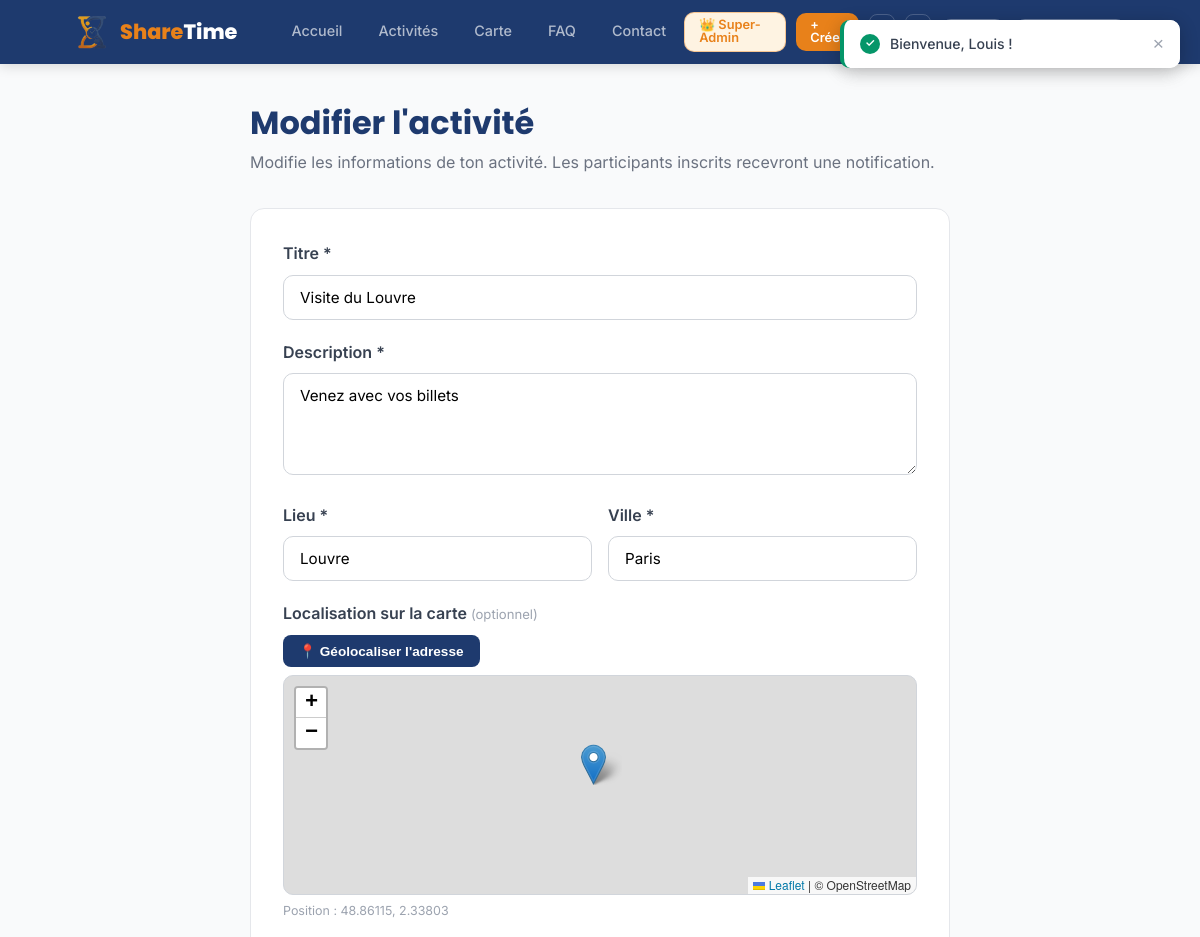
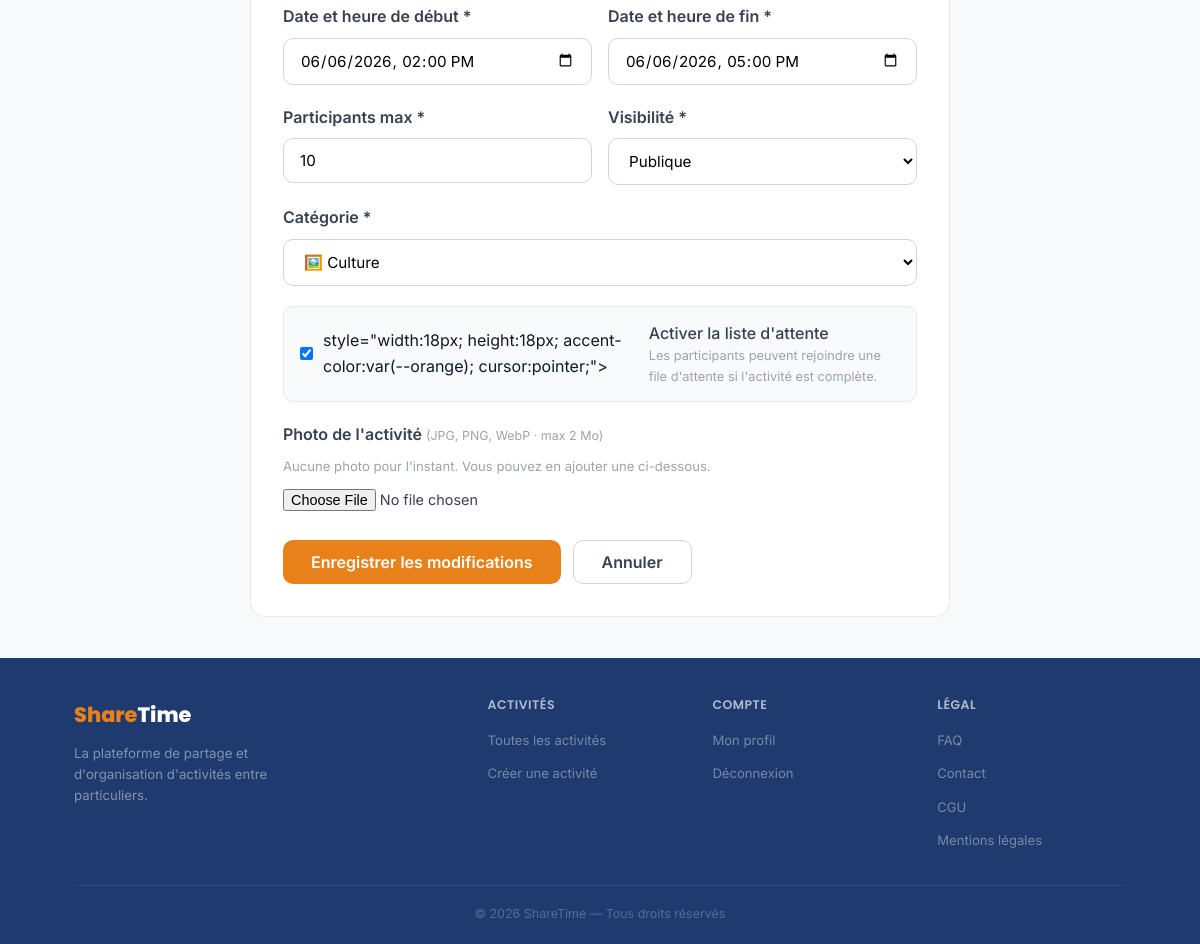
The app's page /public/?page=modifier_activite&id=4 (signed in) with its own data (2 pictures, top to bottom).
### tables this page shows
CREATE TABLE `activities` (
  `idactivities` int(11) NOT NULL,
  `creator_id` int(11) NOT NULL,
  `title` varchar(150) NOT NULL,
  `description` text NOT NULL,
  `photo` varchar(255) DEFAULT NULL,
  `location` varchar(255) DEFAULT NULL,
  `city` varchar(100) DEFAULT NULL,
  `start_time` datetime NOT NULL,
  `end_time` datetime NOT NULL,
  `max_participants` int(11) NOT NULL,
  `visibility` enum('publique','privee') DEFAULT 'publique',
  `category` varchar(20) NOT NULL DEFAULT 'autre',
  `status` enum('active','annulee','terminee','en_cours') DEFAULT 'active',
  `liste_attente_active` tinyint(1) DEFAULT 0,
  `rappel_actif` tinyint(1) DEFAULT 0,
  `conditions` text DEFAULT NULL,
  `created_at` datetime DEFAULT current_timestamp(),
  `latitude` decimal(10,7) DEFAULT NULL,
  `longitude` decimal(10,7) DEFAULT NULL
);

### app/models/Activity.php (called while the page is built, shortened)
<?php
class Activity {
    private $pdo;
    public function __construct($pdo) {
        $this->pdo = $pdo;
    }
    public function getById($id) {
        $stmt = $this->pdo->prepare("
            SELECT a.*, u.prenom, u.nom, u.pseudo, u.note_moyenne AS creator_note,
                   COALESCE(r_stats.nb_inscrits, 0) AS nb_inscrits,
                   COALESCE(r_stats.nb_attente, 0)  AS nb_attente
            FROM activities a
            JOIN users u ON u.idusers = a.creator_id
            LEFT JOIN (
                SELECT activity_id,
                       SUM(status = 'inscrit')    AS nb_inscrits,  -- SUM de booléens = COUNT conditionnel
                       SUM(status = 'en_attente') AS nb_attente
                FROM registrations
                WHERE activity_id = :id2   -- filtre dans la table dérivée pour ne lire qu'une activité
                GROUP BY activity_id
            ) r_stats ON r_stats.activity_id = a.idactivities
            WHERE a.idactivities = :id
        ");
        $stmt->execute(['id' => (int)$id, 'id2' => (int)$id]);
        return $stmt->fetch();
    }
}

### public/pages/modifier_activite.php (the view, shortened to what this page needs)
<main class="container" style="padding:40px 0; max-width:700px; margin:auto;">
    <h1 style="margin-bottom:8px; color:var(--navy);">Modifier l'activité</h1>
    <p style="color:var(--gray-500); margin-bottom:32px;">
        Modifie les informations de ton activité. Les participants inscrits recevront une notification.
    </p>
    <div style="background:white; border:1.5px solid var(--gray-200); border-radius:var(--radius-lg); padding:32px;">
        <form method="POST" action="/sharetime/public/?page=modifier_activite" enctype="multipart/form-data" style="display:flex; flex-direction:column; gap:20px;">
            <div>
                <label style="display:block; font-weight:600; color:var(--gray-700); margin-bottom:8px;">Titre *</label>
                <input type="text" name="title" required placeholder="Ex : Randonnée en forêt"
                       value="<?= htmlspecialchars($_POST['title'] ?? $activity['title']) ?>"
                       style="width:100%; padding:12px 16px; border:1.5px solid var(--gray-300); border-radius:10px; font-size:0.95rem; font-family:inherit; box-sizing:border-box;">
            </div>
            <div>
                <label style="display:block; font-weight:600; color:var(--gray-700); margin-bottom:8px;">Description *</label>
                <textarea name="description" required rows="4" placeholder="Décris ton activité, le programme, ce qu'il faut prévoir..."
                          style="width:100%; padding:12px 16px; border:1.5px solid var(--gray-300); border-radius:10px; font-size:0.95rem; font-family:inherit; resize:vertical; box-sizing:border-box;"><?= htmlspecialchars($_POST['description'] ?? $activity['description']) ?></textarea>
            </div>
            <div style="display:grid; grid-template-columns:1fr 1fr; gap:16px;">
                <div>
                    <label style="display:block; font-weight:600; color:var(--gray-700); margin-bottom:8px;">Lieu *</label>
                    <input type="text" name="location" required
                           value="<?= htmlspecialchars($_POST['location'] ?? $activity['location']) ?>"
                           style="width:100%; padding:12px 16px; border:1.5px solid var(--gray-300); border-radius:10px; font-size:0.95rem; font-family:inherit; box-sizing:border-box;">
                </div>
                <div>
                    <label style="display:block; font-weight:600; color:var(--gray-700); margin-bottom:8px;">Ville *</label>
                    <input type="text" name="city" required
                           value="<?= htmlspecialchars($_POST['city'] ?? $activity['city']) ?>"
                           style="width:100%; padding:12px 16px; border:1.5px solid var(--gray-300); border-radius:10px; font-size:0.95rem; font-family:inherit; box-sizing:border-box;">
                </div>
            </div>
            <link rel="stylesheet" href="/sharetime/public/css/leaflet.css">
            <div>
                <label style="display:block; font-weight:600; color:var(--gray-700); margin-bottom:8px;">
                    Localisation sur la carte
                    <span style="font-weight:400; color:var(--gray-400); font-size:0.82rem;">(optionnel)</span>
                </label>
                <div style="display:flex; gap:8px; margin-bottom:8px;">
                    <button type="button" id="geocode-btn"
                            style="padding:8px 16px; background:var(--navy); color:white; border:none; border-radius:8px; font-size:0.85rem; font-weight:600; cursor:pointer;">
                        📍 Géolocaliser l'adresse
                    </button>
                </div>
                <div id="mini-map" style="height:220px; border-radius:10px; border:1.5px solid var(--gray-300); overflow:hidden;"></div>
                <p id="coords-display" style="font-size:0.78rem; color:var(--gray-400); margin:6px 0 0;">
                </p>
            </div>
            <div style="display:grid; grid-template-columns:1fr 1fr; gap:16px;">
                <div>
                    <label style="display:block; font-weight:600; color:var(--gray-700); margin-bottom:8px;">Date et heure de début *</label>
                    <?php
                        $start_datetime_value = $_POST['start_time'] ?? date('Y-m-d\TH:i', strtotime($activity['start_time']));
                    ?>
                    <input type="datetime-local" name="start_time" required value="<?= htmlspecialchars($start_datetime_value) ?>"
                           style="width:100%; padding:12px 16px; border:1.5px solid var(--gray-300); border-radius:10px; font-size:0.95rem; font-family:inherit; box-sizing:border-box;">
                </div>
                <div>
                    <label style="display:block; font-weight:600; color:var(--gray-700); margin-bottom:8px;">Date et heure de fin *</label>
                    <?php
                        $end_datetime_value = $_POST['end_time'] ?? date('Y-m-d\TH:i', strtotime($activity['end_time']));
                    ?>
                    <input type="datetime-local" name="end_time" required value="<?= htmlspecialchars($end_datetime_value) ?>"
                           style="width:100%; padding:12px 16px; border:1.5px solid var(--gray-300); border-radius:10px; font-size:0.95rem; font-family:inherit; box-sizing:border-box;">
                </div>
            </div>
            <div style="display:grid; grid-template-columns:1fr 1fr; gap:16px;">
                <div>
                    <label style="display:block; font-weight:600; color:var(--gray-700); margin-bottom:8px;">
                        Participants max *
                    </label>
                    <input type="number" name="max_participants" required min="<?= max(2, (int)$activity['nb_inscrits']) ?>"
                           value="<?= htmlspecialchars($_POST['max_participants'] ?? $activity['max_participants']) ?>"
                           style="width:100%; padding:12px 16px; border:1.5px solid var(--gray-300); border-radius:10px; font-size:0.95rem; font-family:inherit; box-sizing:border-box;">
                </div>
                <div>
                    <label style="display:block; font-weight:600; color:var(--gray-700); margin-bottom:8px;">Visibilité *</label>
                    <?php $current_visibility = $_POST['visibility'] ?? $activity['visibility']; ?>
                    <select name="visibility"
                            style="width:100%; padding:12px 16px; border:1.5px solid var(--gray-300); border-radius:10px; font-size:0.95rem; font-family:inherit; box-sizing:border-box; background:white;">
                        <option value="publique" <?= $current_visibility === 'publique' ? 'selected' : '' ?>>Publique</option>
                    </select>
                </div>
            </div>
            <div>
                <label style="display:block; font-weight:600; color:var(--gray-700); margin-bottom:8px;">Catégorie *</label>
                <?php $current_category = $_POST['category'] ?? $activity['category']; ?>
                <select name="category"
                        style="width:100%; padding:12px 16px; border:1.5px solid var(--gray-300); border-radius:10px; font-size:0.95rem; font-family:inherit; box-sizing:border-box; background:white;">
                    <?php foreach ($CATEGORY_MAP as $category_slug => [$category_emoji, , $category_label]): ?>
                        <option value="<?= $category_slug ?>" <?= $current_category === $category_slug ? 'selected' : '' ?>>
                            <?= $category_emoji ?> <?= $category_label ?>
                        </option>
                    <?php endforeach; ?>
                </select>
            </div>
            <?php $waitlist_is_enabled = isset($_POST['liste_attente_active'])
                    ? !empty($_POST['liste_attente_active'])
                    : !empty($activity['liste_attente_active']); ?>
            <label style="display:flex; align-items:center; gap:10px; cursor:pointer; padding:14px 16px;
                          border:1.5px solid var(--gray-200); border-radius:10px; background:var(--gray-50);">
                <input type="checkbox" name="liste_attente_active" value="1"
                       <?= $waitlist_is_enabled ? 'checked' : '' ?>
                       style="width:18px; height:18px; accent-color:var(--orange); cursor:pointer;">
                <span style="color:var(--gray-700); font-weight:500;">
                    Activer la liste d'attente
                    <span style="display:block; font-size:0.8rem; font-weight:400; color:var(--gray-400);">
                        Les participants peuvent rejoindre une file d'attente si l'activité est complète.
                    </span>
                </span>
            </label>
            <div>
                <label style="display:block; font-weight:600; color:var(--gray-700); margin-bottom:8px;">
                    Photo de l'activité
                    <span style="font-size:0.78rem; font-weight:400; color:var(--gray-400);">(JPG, PNG, WebP · max 2 Mo)</span>
                </label>
                <?php if (!empty($activity['photo'])): ?>
                <div style="margin-bottom:10px; display:flex; align-items:center; gap:12px;">
                    <img src="/sharetime/public/uploads/activites/<?= htmlspecialchars($activity['photo']) ?>"
                         style="width:80px; height:56px; object-fit:cover; border-radius:8px; border:2px solid var(--gray-200);">
                    <span style="font-size:0.82rem; color:var(--gray-500);">Photo actuelle — importer une nouvelle pour la remplacer</span>
                </div>
                <?php else: ?>
                <p style="font-size:0.82rem; color:var(--gray-400); margin:0 0 10px;">Aucune photo pour l'instant. Vous pouvez en ajouter une ci-dessous.</p>
                <?php endif; ?>
                <input type="file" name="photo" accept="image/jpeg,image/png,image/gif,image/webp"
                       style="font-family:inherit; font-size:0.9rem; color:var(--gray-700);">
            </div>
            <div style="display:flex; gap:12px; margin-top:8px;">
                <button type="submit" class="btn btn-orange btn-lg">Enregistrer les modifications</button>
                <a href="/sharetime/public/?page=detail&id=<?= (int)$activity['idactivities'] ?>" class="btn btn-outline-navy btn-lg">Annuler</a>
            </div>
        </form>
    </div>
</main>

### public/css/style.css (style rules this page uses)
:root { --orange: #E8811A; --orange-light: #F9A54A; --orange-pale: #FEF3E2; --navy: #1E3A6E; --navy-light: #2D5494; --navy-pale: #EBF0F8; --white: #FFFFFF; --gray-50: #F9FAFB; --gray-100: #F3F4F6; --gray-200: #E5E7EB; --gray-300: #D1D5DB; --gray-400: #9CA3AF; --gray-500: #6B7280; --gray-600: #4B5563; --gray-700: #374151; --gray-900: #111827; --shadow-sm: 0 1px 3px rgba(0,0,0,0.08); --shadow-md: 0 4px 16px rgba(0,0,0,0.10); --shadow-lg: 0 8px 32px rgba(30,58,110,0.12); --radius-sm: 6px; --radius-md: 10px; --radius-lg: 14px; --radius-xl: 20px; }
*, *::before, *::after { box-sizing: border-box; margin: 0; padding: 0; }
html { scroll-behavior: smooth; }
body { font-family: 'Inter', sans-serif; font-size: 16px; color: var(--gray-900); background: var(--gray-50); line-height: 1.6; }
a { text-decoration: none; color: inherit; }
h1, h2, h3, h4 { font-family: 'Poppins', sans-serif; line-height: 1.2; }
.container { max-width: 1100px; margin: 0 auto; padding: 0 24px; }
.btn { display: inline-flex; align-items: center; gap: 6px; padding: 9px 20px; border-radius: var(--radius-md); font-size: 0.88rem; font-weight: 600; font-family: 'Inter', sans-serif; border: none; cursor: pointer; transition: background 0.15s, transform 0.1s, box-shadow 0.15s; text-decoration: none; line-height: 1; }
.btn-orange { background: var(--orange); color: white; }
.btn-outline-navy { background: transparent; border: 1.5px solid var(--gray-300); color: var(--gray-700); }
.btn-lg { padding: 13px 28px; font-size: 1rem; }

### public/css/leaflet.css (style rules this page uses)
.leaflet-container { overflow: hidden; }
.leaflet-container.leaflet-touch-zoom { -ms-touch-action: pan-x pan-y; touch-action: pan-x pan-y; }
.leaflet-container.leaflet-touch-drag { -ms-touch-action: pinch-zoom; touch-action: none; touch-action: pinch-zoom; }
.leaflet-container.leaflet-touch-drag.leaflet-touch-zoom { -ms-touch-action: none; touch-action: none; }
.leaflet-container { -webkit-tap-highlight-color: transparent; }
.leaflet-grab { cursor: -webkit-grab; cursor: -moz-grab; cursor: grab; }
.leaflet-container { background: #ddd; outline-offset: 1px; }
.leaflet-container { font-family: "Helvetica Neue", Arial, Helvetica, sans-serif; font-size: 12px; font-size: 0.75rem; line-height: 1.5; }

### app/views/header.php (style rules this page uses)
html, body { height: 100%; margin: 0; }
body { display: flex; flex-direction: column; min-height: 100vh; }
main { flex: 1; }

### records on screen
activities: title "Visite du Louvre", description "Venez avec vos billets", location "Louvre", city "Paris", start_time "06/06/2026 14:00", end_time "06/06/2026 17:00", max_participants "10", visibility "Publique", category "🖼️ Culture", liste_attente_active "☑"

### other values on screen
$flash "Bienvenue, Louis !"
